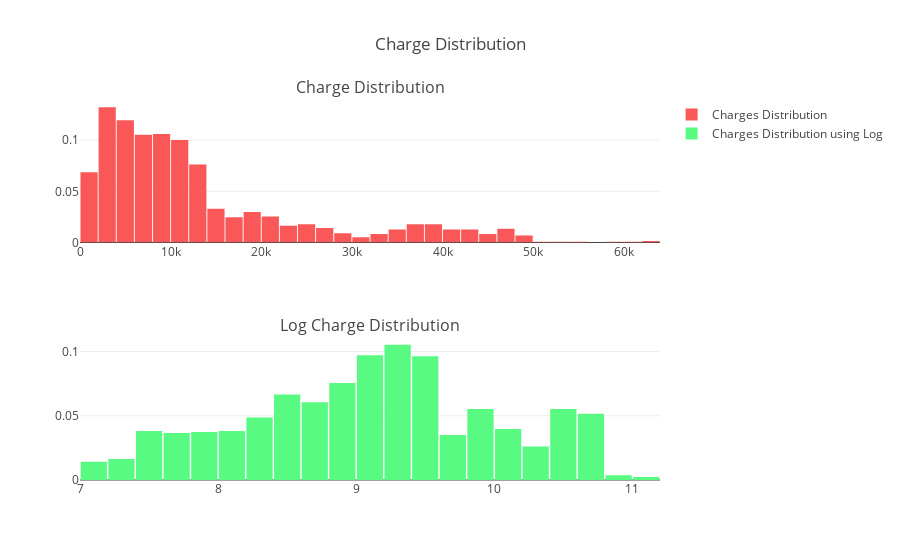

The notebook cell this image was saved under:
### Markdown cell above
<h3> Distribution of Medical Charges </h3> 
<a id="distribution"></a>
<ul>
    <li><b>Types of Distributions: </b> We have a <b> right skewed distribution </b> in which most patients are being charged between $2000 - $12000.</li>
    <li><b>Using Logarithms:  </b> Logarithms helps us have a <b>normal distribution </b> which could help us in a number of different ways such as outlier detection, implementation of statistical concepts based on the central limit theorem and for our predictive modell in the foreseen future. (We will come to this later in the kernel) </li>
    </ul>

### Code cell
# Determine the distribution of charge
charge_dist = df["charges"].values
logcharge = np.log(df["charges"])



trace0 = go.Histogram(
    x=charge_dist,
    histnorm='probability',
    name="Charges Distribution",
    marker = dict(
        color = '#FA5858',
    )
)
trace1 = go.Histogram(
    x=logcharge,
    histnorm='probability',
    name="Charges Distribution using Log",
    marker = dict(
        color = '#58FA82',
    )
)

fig = tools.make_subplots(rows=2, cols=1,
                          subplot_titles=('Charge Distribution','Log Charge Distribution'),
                         print_grid=False)



fig.append_trace(trace0, 1, 1)
fig.append_trace(trace1, 2, 1)


fig['layout'].update(showlegend=True, title='Charge Distribution', bargap=0.05)
iplot(fig, filename='custom-sized-subplot-with-subplot-titles')

### Figure 1 — Plotly figure (JSON) as saved in the notebook; plotly's stock layout.template omitted (floating-point values rounded to 4 significant figures; data arrays with more than 128 entries replaced by an {"elided": "..."} marker saying what was removed)
{"data": [{"histnorm": "probability", "marker": {"color": "#FA5858"}, "name": "Charges Distribution", "type": "histogram", "uid": "f61cf0ac-d18b-44a8-927b-119ef5e99db9", "x": {"elided": "1338 float values"}, "xaxis": "x", "yaxis": "y"}, {"histnorm": "probability", "marker": {"color": "#58FA82"}, "name": "Charges Distribution using Log", "type": "histogram", "uid": "ca069dff-c49b-4ac8-b464-d8006741bc04", "x": {"elided": "1338 float values"}, "xaxis": "x2", "yaxis": "y2"}], "layout": {"annotations": [{"font": {"size": 16}, "showarrow": false, "text": "Charge Distribution", "x": 0.5, "xanchor": "center", "xref": "paper", "y": 1, "yanchor": "bottom", "yref": "paper"}, {"font": {"size": 16}, "showarrow": false, "text": "Log Charge Distribution", "x": 0.5, "xanchor": "center", "xref": "paper", "y": 0.375, "yanchor": "bottom", "yref": "paper"}], "bargap": 0.05, "showlegend": true, "title": {"text": "Charge Distribution"}, "xaxis": {"anchor": "y", "domain": [0, 1]}, "xaxis2": {"anchor": "y2", "domain": [0, 1]}, "yaxis": {"anchor": "x", "domain": [0.625, 1]}, "yaxis2": {"anchor": "x2", "domain": [0, 0.375]}}}
